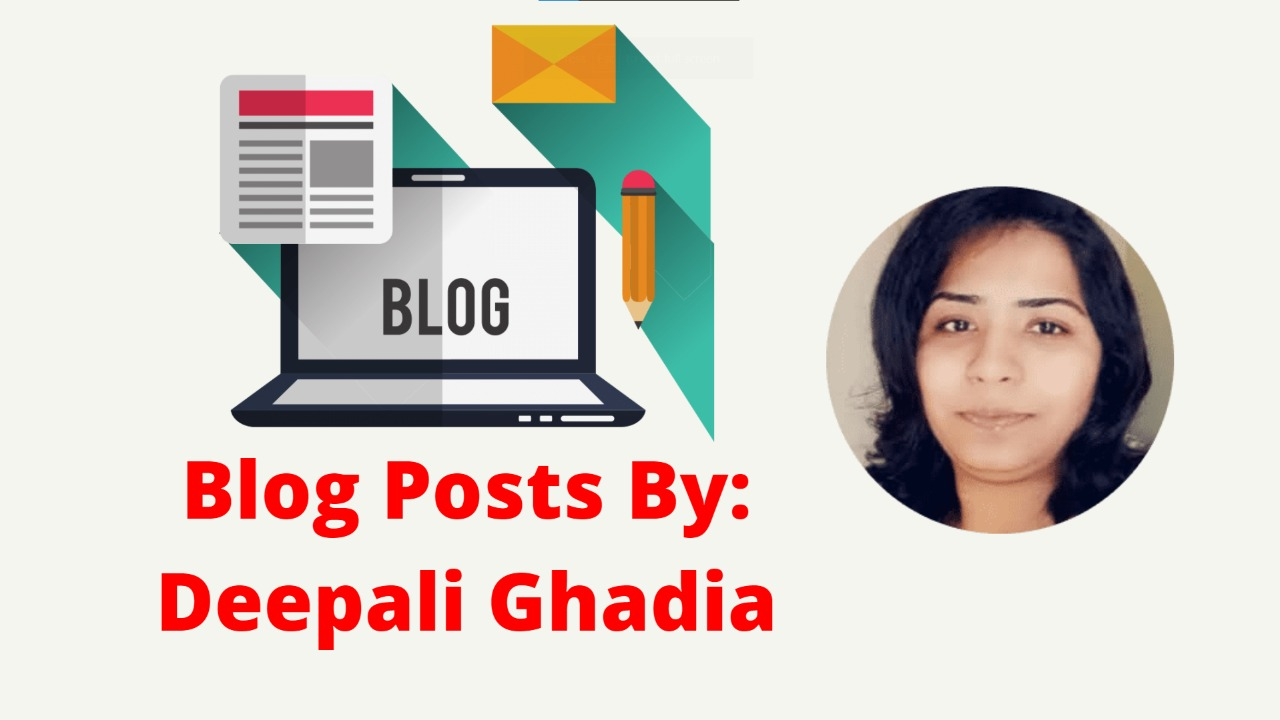
#> input picture SIP_2021 - Task11 - Owner Identification App/assets/images/blog_deepali.jpeg, 1280 x 720 px, given in place of the camera
$ jupyter execute --allow-errors 'Face Recognition & Launch an AWS Instance.ipynb'
#> lines starting #> are read from the running program, lines starting #| are printed output that depends on the picture; after the words box and inside, x2 and y2 are one past the last pixel; in counts of white or black regions, pixels touching at a corner belong together
[cell 1]
import cv2
import numpy as np
# Collecting dataset
# Load HAAR face classifier
face_classifier = cv2.CascadeClassifier('haarcascade_frontalface_default.xml')

# Load functions
def face_extractor(img):
    # Function detects faces and returns the cropped face
    # If no face detected, it returns the input image

    gray = cv2.cvtColor(img,cv2.COLOR_BGR2GRAY)
    faces = face_classifier.detectMultiScale(gray, 1.3, 5)

    if faces is ():
        return None

    # Crop all faces found
    for (x,y,w,h) in faces:
        cropped_face = img[y:y+h, x:x+w]

    return cropped_face

# Initialize Webcam
cap = cv2.VideoCapture(0)
count = 0

# Collect 200 samples of your face from webcam input
while True:

    ret, frame = cap.read()
#> frame is the input picture: shape (720, 1280, 3); mean B, G, R 200, 206.3, 215.1
    if face_extractor(frame) is not None:
#> in face_extractor, `gray = cv2.cvtColor(img,cv2.COLOR_BGR2GRAY)`:
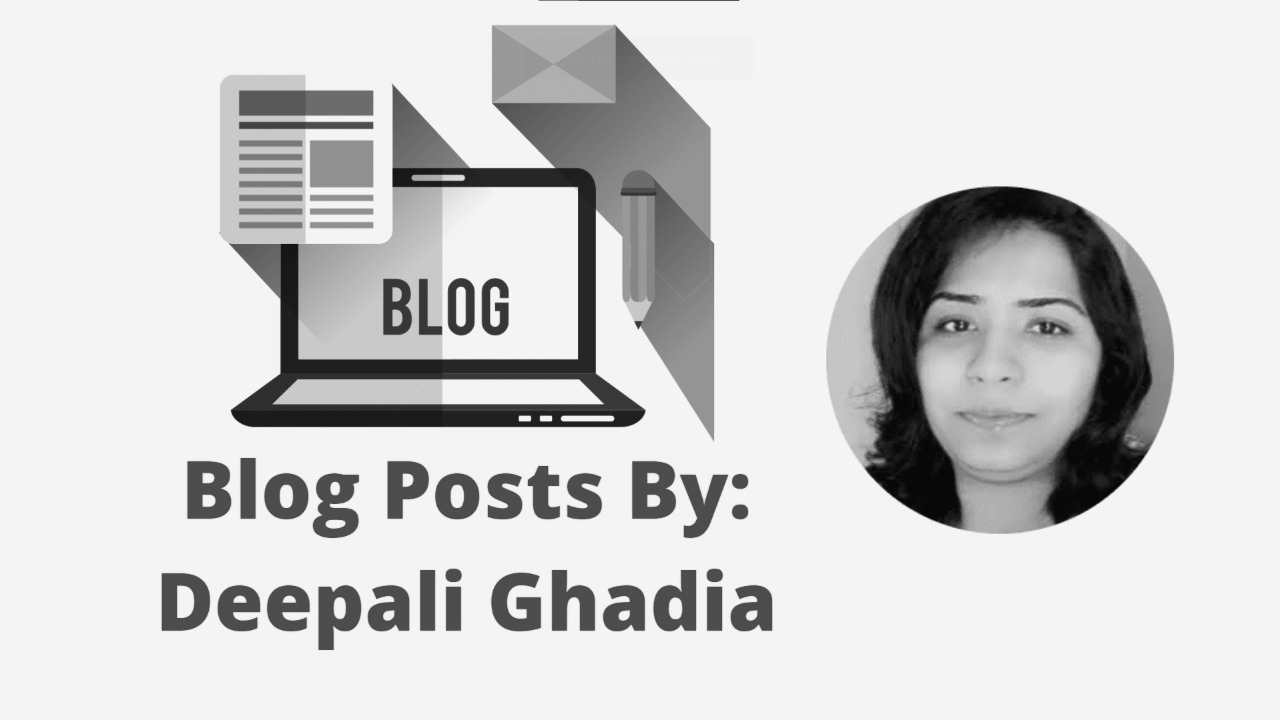
#> gray: shape (720, 1280); min 2, max 254, mean 208.2
#> in face_extractor, `faces = face_classifier.detectMultiScale(gray, 1.3, 5)`: faces = [[892, 246, 226, 226]]
#> the loop in face_extractor, `for (x,y,w,h) in faces:` made 1 pass
#> pass 1, in face_extractor, `cropped_face = img[y:y+h, x:x+w]`:
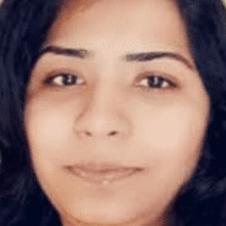
#> cropped_face: shape (226, 226, 3); mean B, G, R 109.3, 116.4, 145.8
        count += 1
#> count = 1
        face = cv2.resize(face_extractor(frame), (200, 200))
#> the loop in face_extractor (call 2), `for (x,y,w,h) in faces:` made 1 pass
        face = cv2.cvtColor(face, cv2.COLOR_BGR2GRAY)
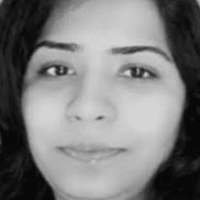
#> face: shape (200, 200); min 6, max 215, mean 124.3

        # Save file in specified directory with unique name
        file_name_path = './faces/user/' + str(count) + '.jpg'
#> file_name_path = './faces/user/1.jpg'
        cv2.imwrite(file_name_path, face)

        # Put count on images and display live count
        cv2.putText(face, str(count), (50, 50), cv2.FONT_HERSHEY_COMPLEX, 1, (0,255,0), 2)
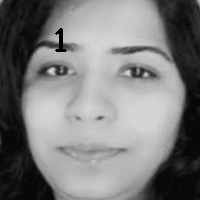
#> face: shape (200, 200); 0.31% of pixels changed, all inside (x1, y1, x2, y2) = (55, 28, 67, 52)
        cv2.imshow('Cropped face', face)

    else:
        print("Face not found")
        pass

    if cv2.waitKey(1) == 13 or count == 100: #13 is the Enter Key
#> (key Esc is pressed here)
        break

cap.release()
cv2.destroyAllWindows()
print("Samples collected!")
cap.release()

[cell 2]
import cv2
import numpy as np
from os import listdir
from os.path import isfile, join

# Get the training data we previously made
data_path = './faces/user/'
#> (the rest of this cell did not finish here and is left out)

[cell 3]
import cv2
import numpy as np
import os

face_classifier = cv2.CascadeClassifier('haarcascade_frontalface_default.xml')

def face_detector(img, size=0.5):

    # Convert image to grayscale
#> called with size = 0.5
    gray = cv2.cvtColor(img,cv2.COLOR_BGR2GRAY)
    faces = face_classifier.detectMultiScale(gray, 1.3, 5)
#> faces = [[892, 246, 226, 226]]
    if faces is ():
        return img, []


    for (x,y,w,h) in faces:
        cv2.rectangle(img,(x,y),(x+w,y+h),(0,255,255),2)
        roi = img[y:y+h, x:x+w]
        roi = cv2.resize(roi, (200, 200))
#> this loop made 1 pass
#> pass 1, in face_detector, `roi = img[y:y+h, x:x+w]`:
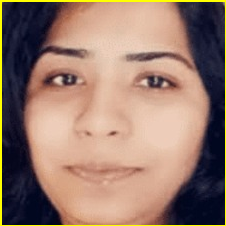
#> roi: shape (226, 226, 3); mean B, G, R 107.7, 121.8, 150.8
#> after the loop:
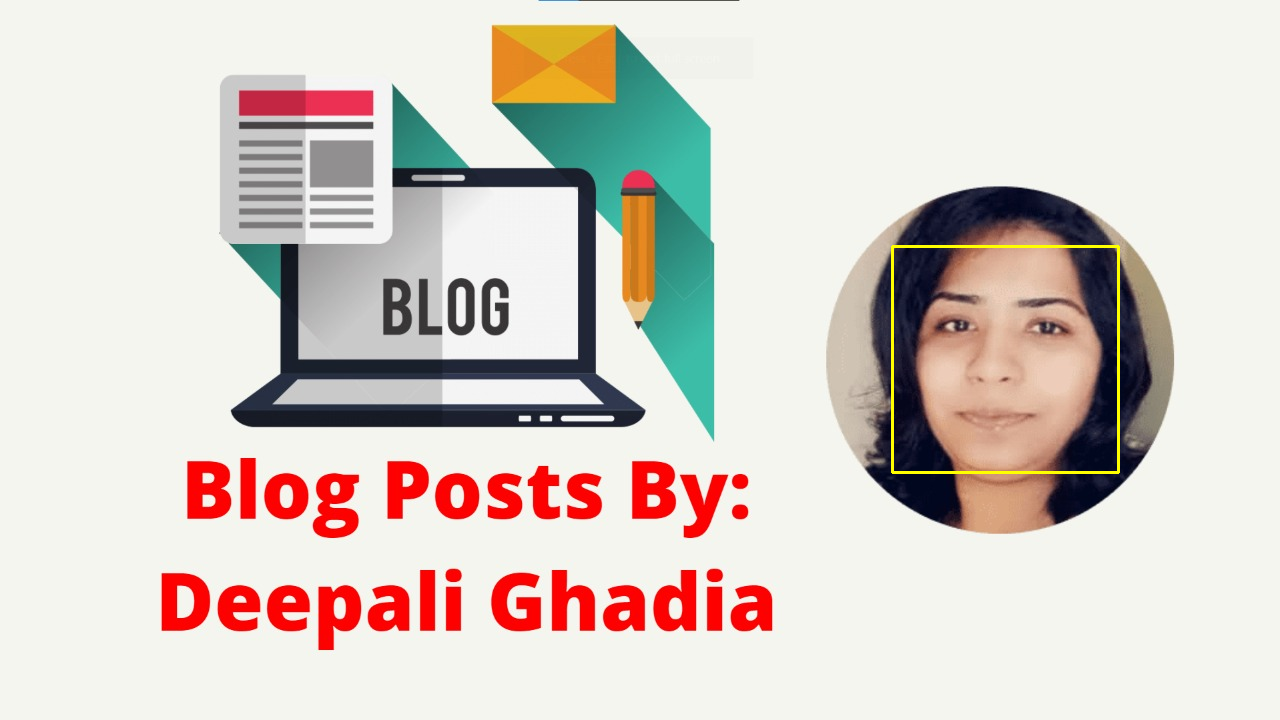
#> img: shape (720, 1280, 3); 0.29% of pixels changed, all inside (x1, y1, x2, y2) = (891, 245, 1120, 474)
    return img, roi


# Open Webcam
cap = cv2.VideoCapture(0)
facedet = False
while True:

    ret, frame = cap.read()

    image, face = face_detector(frame)

    try:
        face = cv2.cvtColor(face, cv2.COLOR_BGR2GRAY)
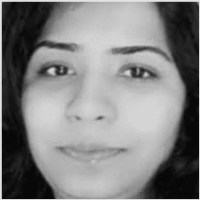
#> face: shape (200, 200); min 6, max 226, mean 128.9

        # Pass face to prediction model
        # "results" comprises of a tuple containing the label and the confidence value
        results = model.predict(face)
        # harry_model.predict(face)

        if results[1] < 500:
            confidence = int( 100 * (1 - (results[1])/400) )
            display_string = f"Confidence Score: {confidence}%"

        cv2.putText(image, display_string, (100, 120), cv2.FONT_HERSHEY_COMPLEX, 1, (255,120,150), 2)

        if confidence > 90:
#             cv2.putText(image, "I will launch a website on AWS as you closes.", (250, 450), cv2.FONT_HERSHEY_COMPLEX, 1, (0,255,0), 2)
            cv2.imshow('Recognized Face', image )
            facedet=True


        else:

            cv2.putText(image, "I couldn't recognize you!", (250, 450), cv2.FONT_HERSHEY_COMPLEX, 1, (0,0,255), 2)
            cv2.imshow('Recognized face', image )

    except:
        cv2.putText(image, "No Face Found", (220, 120) , cv2.FONT_HERSHEY_COMPLEX, 1, (0,0,255), 2)
        cv2.putText(image, "Looking for a face", (250, 450), cv2.FONT_HERSHEY_COMPLEX, 1, (0,0,255), 2)
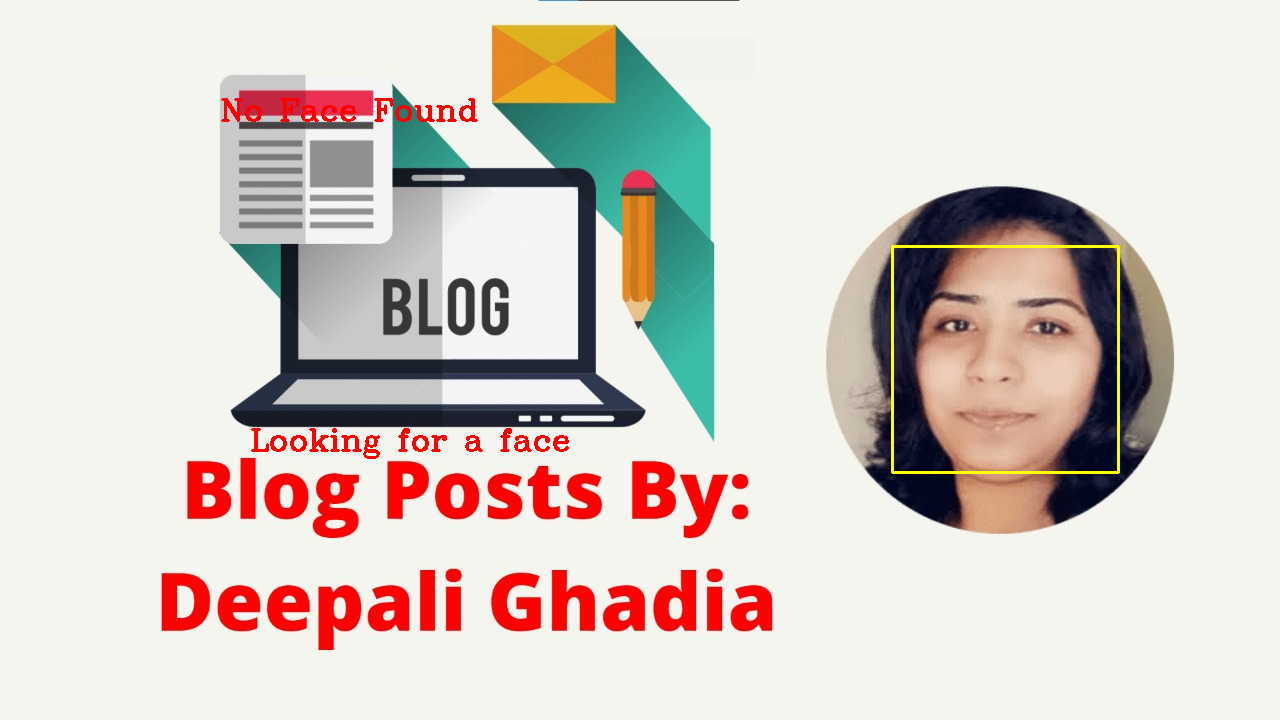
#> image: shape (720, 1280, 3); mean B, G, R 198.8, 205.9, 215.8
        cv2.imshow('Recognized face', image )
        pass

    if cv2.waitKey(1) == 13: #13 is the Enter Key
#> (key Esc is pressed here)
        break

cap.release()
cv2.destroyAllWindows()
